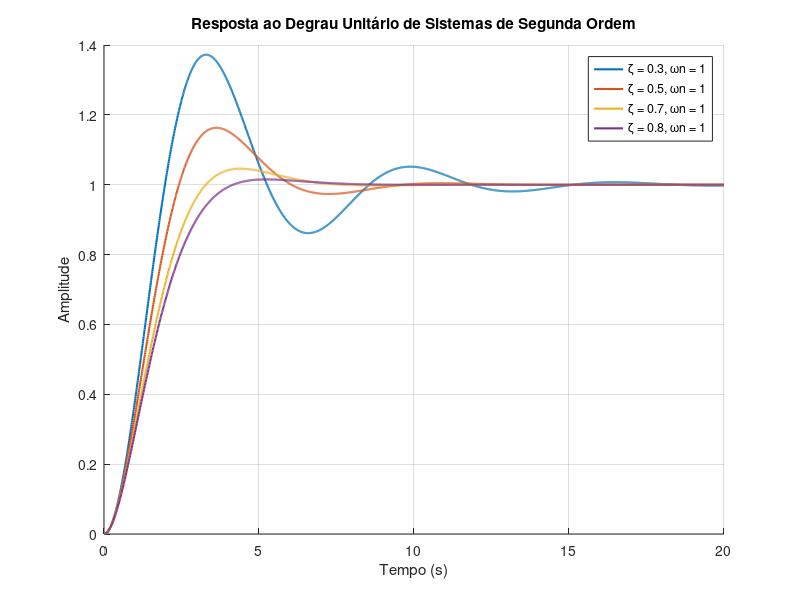

Here is the MATLAB script that generated this plot:
% Fecha todas as figuras e limpa o workspace
close all;
clear all;
clc;

% Define os casos de estudo (zeta, wn)
casos = [
    0.3, 1;
    0.5, 1;
    0.7, 1;
    0.8, 1
];

% Cria uma nova figura
figure;
hold on; % Mantém todos os plots na mesma figura

% Define tempo de simulação personalizado
t = 0:0.01:20; % Simula até 5 segundos

% Loop através de cada caso
for i = 1:size(casos, 1)
    zeta = casos(i, 1);
    wn = casos(i, 2);
    
    % Define a função de transferência
    num = wn^2;
    den = [1, 2*zeta*wn, wn^2];
    
    % Cria o sistema
    sys = tf(num, den);
    
    % Calcula e plota a resposta ao degrau
    [y, t] = step(sys, t);
    plot(t, y, 'LineWidth', 1.5);
    
    % Armazena as legendas
    legendas{i} = sprintf('ζ = %.1f, ωn = %d', zeta, wn);
end

% Configurações do gráfico
grid on;
title('Resposta ao Degrau Unitário de Sistemas de Segunda Ordem');
xlabel('Tempo (s)');
ylabel('Amplitude');
legend(legendas, 'Location', 'best');
% Define tempo de simulação personalizado
hold off;
